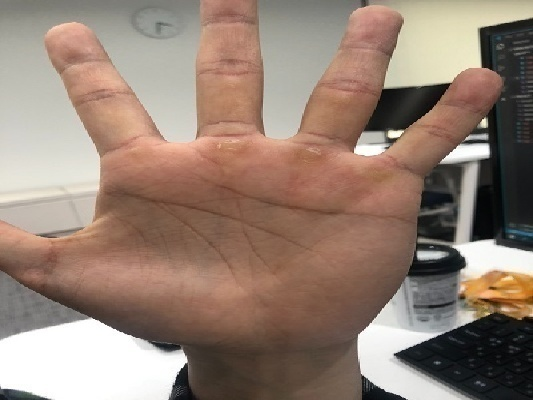
#> input picture images/hand_kim.jpg, 533 x 400 px
$ python solution.py images/hand_kim.jpg
#> lines starting #> are read from the running program, lines starting #| are printed output that depends on the picture
import cv2
#from line import Line
import numpy as np
from PIL import Image, ImageDraw
import math
import sys

# Parameters : cv2.HoughLinesP
rho = 2
theta = np.pi/180
threshold = 50
min_line_length = 40
max_line_gap = 20

# Parameters : CannyThreshold
ratio = 3
kernel_size = 3

# Extract Main Three Palm lines...============================================
def CannyThreshold(val):
    low_threshold = val
    img_blur = cv2.blur(src_gray, (3,3))
    detected_edges = cv2.Canny(img_blur, low_threshold, low_threshold*ratio, kernel_size)
    mask = detected_edges != 0
    dst = src * (mask[:,:,None].astype(src.dtype))
    cv2.imwrite('images/1.rectTest.png', dst)

# Image Resize ================================================================
#imagePath = 'images/hand_kim.jpg'
imagePath = sys.argv[1]
print(imagePath)
image = Image.open(imagePath)
#> image is the input picture: PIL image 533x400 RGB; mean R, G, B 149.9, 129.2, 116.1
W, H = image.size
#> W = 533; H = 400
if W != 533 and H != 400 and W > H:
    image = image.transpose(Image.ROTATE_270)

resized_image = image.resize( (533, 400) )
resized_image.save(imagePath, 'png', quality=95)

# Canny ======================================================================
src = cv2.imread(imagePath)
if src is None:
    print('Could not open or find the image: ', args.input)
    exit(0)
src_gray = cv2.cvtColor(src, cv2.COLOR_BGR2GRAY)
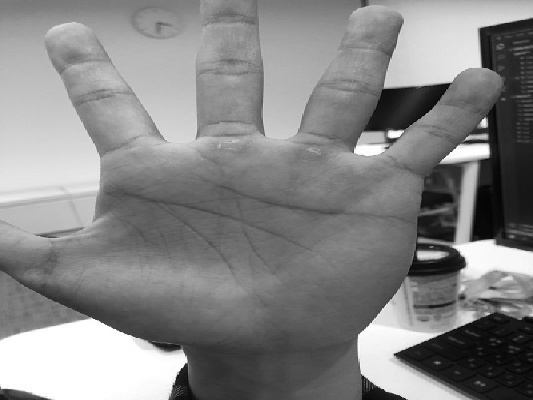
#> src_gray: shape (400, 533); min 1, max 255, mean 133.9
CannyThreshold(22)
#> in CannyThreshold, `detected_edges = cv2.Canny(img_blur, low_threshold, low_threshold*rati..`:
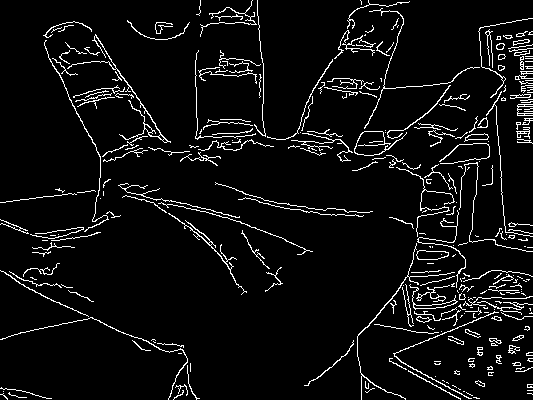
#> detected_edges: shape (400, 533); 5.9% white in thin lines or dots
#> in CannyThreshold, `mask = detected_edges != 0`: mask: shape (400, 533) bool; 5.9% white in thin lines or dots
#> in CannyThreshold, `dst = src * (mask[:,:,None].astype(src.dtype))`:
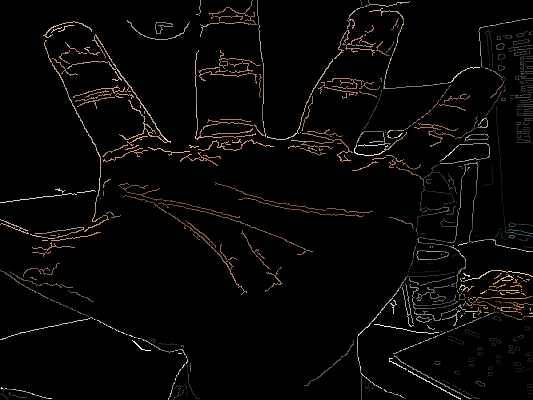
#> dst: shape (400, 533, 3); mean B, G, R 5.9, 6.7, 8

# Crop Image to Rectangle..===================================================
dst = Image.open('images/1.rectTest.png')
#> dst: PIL image 533x400 RGB

width, height = dst.size
#> width = 533; height = 400
left = 3*width/10
#> left = 159.9
top = 45*height/100
#> top = 180
right = 4*width/5
#> right = 426.4
bottom = 3*height/4
#> bottom = 300

cropped = dst.crop( (left, top, right, bottom) )
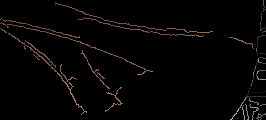
#> cropped: PIL image 266x120 RGB; mean R, G, B 5.1, 3.9, 3.2
cropped.save('images/2.rect.png')

# cv2.HoughLinesP =============================================================
img = cv2.imread('images/2.rect.png', 1)
cannied = cv2.Canny(img, 30, 200, 3)
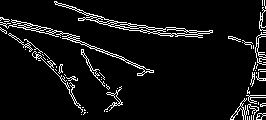
#> cannied: shape (120, 266); 6.8% white in thin lines or dots

lines = cv2.HoughLinesP(cannied, rho, theta, threshold,
    np.array([]), min_line_length, max_line_gap)
#> lines = 31 rows, first 6: [35, 25, 153, 72], [78, 18, 201, 33], [45, 27, 153, 70], [75, 10, 188, 36], [110, 26, 185, 29], [123, 29, 197, 34]

#print(lines)
# Draw Line on Image =========================================================
# Get 3 Line Coord + Texting onto Image....
im = Image.open('images/2.rect.png')
draw = ImageDraw.Draw(im)

point_list = [(0, 0, 0, 0), (0, 0, 0, 0), (0, 0, 0, 0)]
coord_list = [(0, 0), (0, 0), (0, 0)] # lefty & righty
tilt_list = [50, 0.0, 0.0]

for i in range(len(lines)):
    for leftx, lefty, rightx, righty in lines[i]:
        dy = righty - lefty
        dx = rightx - leftx
        tilt = abs(dy/dx)
        #print('tilt: %.2f' %(tilt) )
        length = math.sqrt(dy*dy + dx*dx)

        if tilt > 0.1 and tilt < 0.2:
            sumval = point_list[0][0] + point_list[0][1] + point_list[0][2] + point_list[0][3]
            if(sumval == 0) :
                print('tilt0: %.2f, (%d %d %d %d)' %(tilt, leftx, lefty, rightx, righty))
                point_list[0] = (leftx, lefty, rightx, righty)
                tilt_list[0] = tilt
                coord_list[0] = (lefty, righty)
            elif leftx > 50:
                if tilt > tilt_list[0]:
                #if leftx > point_list[0][0]:
                    print('tilt0: %.2f, (%d %d %d %d)' %(tilt, leftx, lefty, rightx, righty))
                    point_list[0] = (leftx, lefty, rightx, righty)
                    tilt_list[0] = tilt
                    coord_list[0] = (lefty, righty)

        draw.line([leftx, lefty, rightx, righty], fill=(0, 0, 255),
        width=2)

        draw.text(((leftx+rightx)/2, (lefty+righty)/2), "%.2f" %(tilt),
        fill=(255,255,0))
#> this loop made 31 passes
#| tilt0: 0.12, (78 18 201 33)
#| tilt0: 0.19, (173 27 243 40)
#> after the loop, coord_list = [(27, 40), (0, 0), (0, 0)]; point_list = [(173, 27, 243, 40), (0, 0, 0, 0), (0, 0, 0, 0)]; tilt_list = [0.186, 0, 0]

for i in range(len(lines)):
    for leftx, lefty, rightx, righty in lines[i]:

        dy = righty - lefty
        dx = rightx - leftx
        tilt = abs(dy/dx)
        #print('tilt: %.2f' %(tilt) )

        if tilt > 0.75 and tilt < 1.3:
            width, height = im.size
            if rightx < width/2:
                sumval = point_list[2][0] + point_list[2][1] + point_list[2][2] + point_list[2][3]
                if(sumval == 0) :
                    print('tilt2: %.2f, (%d %d %d %d)' %(tilt, leftx, lefty, rightx, righty))
                    point_list[2] = (leftx, lefty, rightx, righty)
                    coord_list[2] = (lefty, righty)
                    tilt_list[2] = tilt
                elif tilt > tilt_list[2]:
                    #print('tilt2: %.2f' %(tilt))
                    print('tilt2: %.2f, (%d %d %d %d)' %(tilt, leftx, lefty, rightx, righty))
                    point_list[2] = (leftx, lefty, rightx, righty)
                    coord_list[2] = (lefty, righty)
                    tilt_list[2] = tilt

        draw.line([leftx, lefty, rightx, righty], fill=(0, 0, 255),
        width=2)

        draw.text(((leftx+rightx)/2, (lefty+righty)/2), "%.2f" %(tilt),
        fill=(255,255,0))
#> after the loop, coord_list = [(27, 40), (0, 0), (29, 87)]; point_list = [(173, 27, 243, 40), (0, 0, 0, 0), (3, 29, 72, 87)]; tilt_list = [0.186, 0, 0.841]

for i in range(len(lines)):
    for leftx, lefty, rightx, righty in lines[i]:
        dy = righty - lefty
        dx = rightx - leftx
        tilt = abs(dy/dx)
        #print('tilt: %.2f' %(tilt) )

        if tilt > 0.25 and tilt < 0.5:
            sumval = point_list[1][0] + point_list[1][1] + point_list[1][2] + point_list[1][3]
            if(sumval == 0) :
                print('tilt1: %.2f, (%d %d %d %d)' %(tilt, leftx, lefty, rightx, righty))
                point_list[1] = (leftx, lefty, rightx, righty)
                coord_list[1] = (lefty, righty)
                tilt_list[1] = tilt
            else:
                if rightx > point_list[2][2] :
                    if tilt > tilt_list[1]:
                        if lefty > point_list[1][1] and righty > point_list[1][3]:
                            print('tilt1: %.2f, (%d %d %d %d)' %(tilt, leftx, lefty, rightx, righty))
                            point_list[1] = (leftx, lefty, rightx, righty)
                            coord_list[1] = (lefty, righty)
                            tilt_list[1] = tilt
#> after the loop, coord_list = [(27, 40), (25, 72), (29, 87)]; point_list = [(173, 27, 243, 40), (35, 25, 153, 72), (3, 29, 72, 87)]; tilt_list = [0.186, 0.398, 0.841]

im.save("images/3.drawn.png")
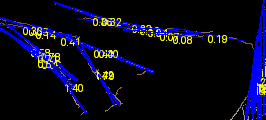
#> saved as 3.drawn.png: PIL image 266x120 RGB; mean R, G, B 10.1, 9.6, 26.5
print(point_list)
#| [(173, 27, 243, 40), (35, 25, 153, 72), (3, 29, 72, 87)]
im2 = Image.open(imagePath)
draw2 = ImageDraw.Draw(im2)

#label_list = ['감정선', '지능선', '건강선']
label_list = ['emotion', 'intellect', 'health']

cnt = 0
for leftx, lefty, rightx, righty in point_list:
    nLeftx = left + leftx
    nLefty = top + lefty
    nRightx = left + rightx
    nRighty = top + righty

    print('prev: ', leftx, lefty, rightx, righty)
    print('coord: ', nLeftx, nLefty, nRightx, nRighty)

    draw2.line([nLeftx, nLefty, nRightx, nRighty], fill=(0, 0, 255),
    width=2)

    draw2.text(((nLeftx+nRightx)/2, (nLefty+nRighty)/2), "%s" %(label_list[cnt]),
    fill=(255,255,0))
    cnt = cnt+1
#> this loop made 3 passes
#> (leftx, lefty, rightx, righty, nLeftx, nLefty, nRightx, nRighty) on passes 1 to 3: (173, 27, 243, 40, 332.9, 207, 402.9, 220), (35, 25, 153, 72, 194.9, 205, 312.9, 252), (3, 29, 72, 87, 162.9, 209, 231.9, 267)
#| prev:  173 27 243 40
#| coord:  332.9 207.0 402.9 220.0
#| prev:  35 25 153 72
#| coord:  194.9 205.0 312.9 252.0
#| prev:  3 29 72 87
#| coord:  162.9 209.0 231.9 267.0
#> after the loop, cnt = 3
#cv2.imwrite('images/4.result.png',cannied)

im2.save("images/result.png")
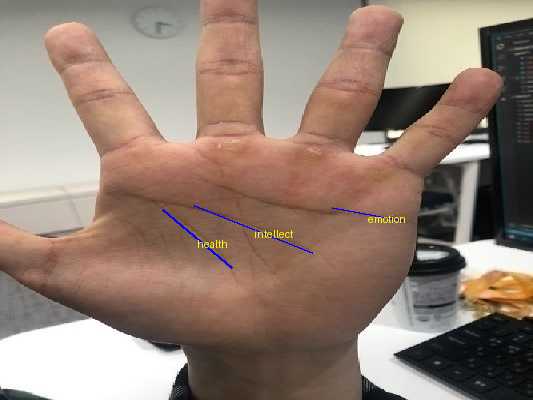
#> saved as result.png: PIL image 533x400 RGB; mean R, G, B 149.8, 129.2, 116.4
cv2.waitKey(0)
cv2.destroyAllWindows()

$ run again, with images/20191125_125959.jpg copied over images/hand_kim.jpg
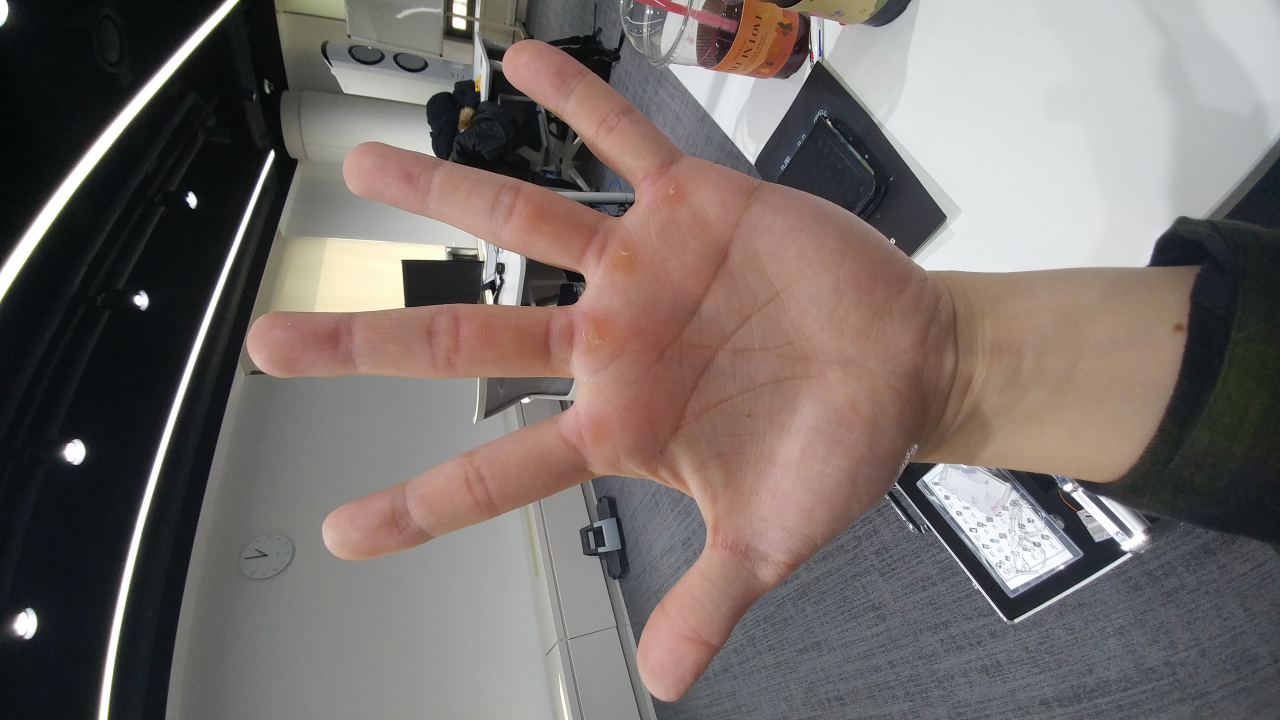
#> input picture images/20191125_125959.jpg, 3840 x 2160 px (shown at 1/3 size)
#> image is the input picture: PIL image 3840x2160 RGB; mean R, G, B 118.2, 109.6, 106.1
#> image: PIL image 2160x3840 RGB
#> in CannyThreshold, `detected_edges = cv2.Canny(img_blur, low_threshold, low_threshold*rati..`:
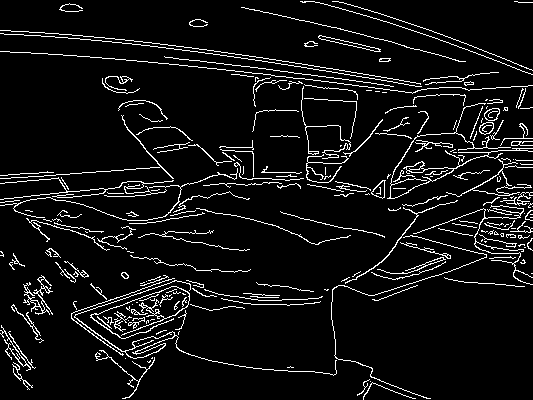
#> detected_edges: shape (400, 533); 7.1% white in thin lines or dots
#> mask: shape (400, 533) bool; 7.1% white in thin lines or dots
#> cannied: shape (120, 266); 12.8% white in thin lines or dots
#> lines = 63 rows, first 6: [3, 0, 254, 8], [99, 40, 159, 64], [196, 112, 242, 112], [120, 33, 257, 65], [2, 117, 118, 117], [167, 9, 249, 12]
#> the loop `for i in range(len(lines)):` made 63 passes
#| tilt0: 0.10, (10 29 89 37)
#| tilt0: 0.13, (157 43 202 49)
#| tilt0: 0.16, (207 89 264 98)
#| tilt0: 0.18, (203 92 259 102)
#> after the loop `for i in range(len(lines)):`: coord_list = [(92, 102), (0, 0), (0, 0)]; point_list = [(203, 92, 259, 102), (0, 0, 0, 0), (0, 0, 0, 0)]; tilt_list = [0.179, 0, 0]
#> after the loop `for i in range(len(lines)):`: coord_list = [(92, 102), (40, 64), (0, 0)]; point_list = [(203, 92, 259, 102), (99, 40, 159, 64), (0, 0, 0, 0)]; tilt_list = [0.179, 0.4, 0]
#| [(203, 92, 259, 102), (99, 40, 159, 64), (0, 0, 0, 0)]
#> the loop `for leftx, lefty, rightx, righty in point_list:` made 3 passes
#> (leftx, lefty, rightx, righty, nLeftx, nLefty, nRightx, nRighty) on passes 1 to 3: (203, 92, 259, 102, 362.9, 272, 418.9, 282), (99, 40, 159, 64, 258.9, 220, 318.9, 244), (0, 0, 0, 0, 159.9, 180, 159.9, 180)
#> (printed output is left out)
#> after the loop `for leftx, lefty, rightx, righty in point_list:`: cnt = 3
#> `im2.save("images/result.png")`:
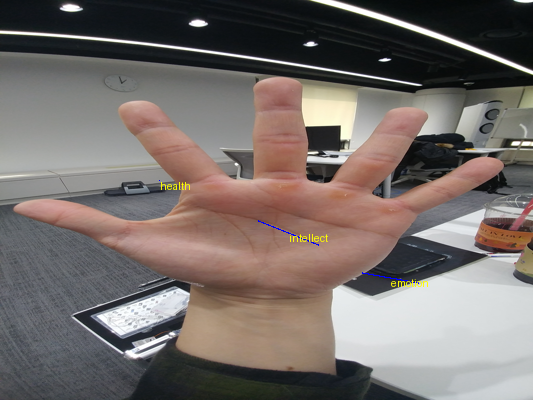
#> saved as result.png: PIL image 533x400 RGB; mean R, G, B 118.3, 109.6, 106

$ run again, with images/hand_bang.jpg copied over images/hand_kim.jpg
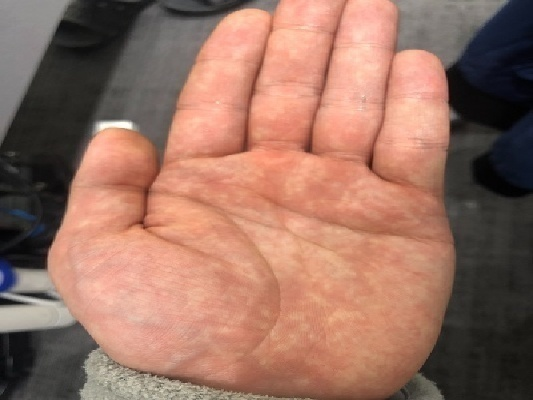
#> input picture images/hand_bang.jpg, 533 x 400 px
#> image is the input picture: PIL image 533x400 RGB; mean R, G, B 153.1, 112.9, 97.7
#> in CannyThreshold, `detected_edges = cv2.Canny(img_blur, low_threshold, low_threshold*rati..`:
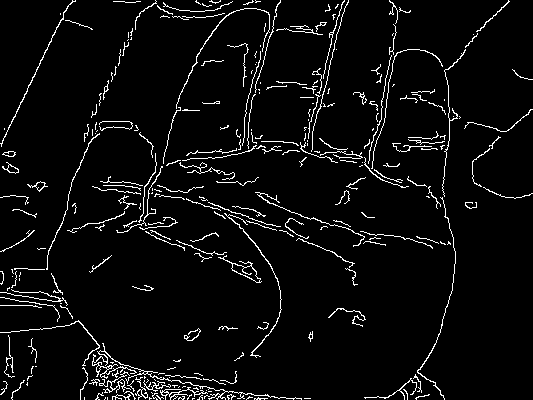
#> detected_edges: shape (400, 533); 4.9% white in thin lines or dots
#> mask: shape (400, 533) bool; 4.9% white in thin lines or dots
#> cannied: shape (120, 266); 8.1% white in thin lines or dots
#> lines = 35 rows, first 6: [130, 37, 254, 59], [2, 12, 173, 71], [6, 6, 148, 57], [30, 22, 71, 30], [16, 16, 100, 32], [1, 61, 116, 94]
#> the loop `for i in range(len(lines)):` made 35 passes
#| tilt0: 0.18, (130 37 254 59)
#> after the loop `for i in range(len(lines)):`: coord_list = [(37, 59), (0, 0), (0, 0)]; point_list = [(130, 37, 254, 59), (0, 0, 0, 0), (0, 0, 0, 0)]; tilt_list = [0.177, 0, 0]
#> after the loop `for i in range(len(lines)):`: coord_list = [(37, 59), (0, 0), (30, 88)]; point_list = [(130, 37, 254, 59), (0, 0, 0, 0), (68, 30, 113, 88)]; tilt_list = [0.177, 0, 1.29]
#> after the loop `for i in range(len(lines)):`: coord_list = [(37, 59), (12, 71), (30, 88)]; point_list = [(130, 37, 254, 59), (2, 12, 173, 71), (68, 30, 113, 88)]; tilt_list = [0.177, 0.345, 1.29]
#| [(130, 37, 254, 59), (2, 12, 173, 71), (68, 30, 113, 88)]
#> the loop `for leftx, lefty, rightx, righty in point_list:` made 3 passes
#> (leftx, lefty, rightx, righty, nLeftx, nLefty, nRightx, nRighty) on passes 1 to 3: (130, 37, 254, 59, 289.9, 217, 413.9, 239), (2, 12, 173, 71, 161.9, 192, 332.9, 251), (68, 30, 113, 88, 227.9, 210, 272.9, 268)
#> (printed output is left out)
#> after the loop `for leftx, lefty, rightx, righty in point_list:`: cnt = 3
#> `im2.save("images/result.png")`:
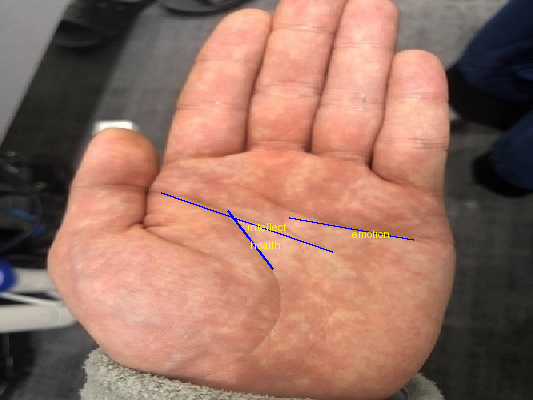
#> saved as result.png: PIL image 533x400 RGB; mean R, G, B 152.7, 112.6, 97.9

$ run again, with images/hand_bang1.jpg copied over images/hand_kim.jpg
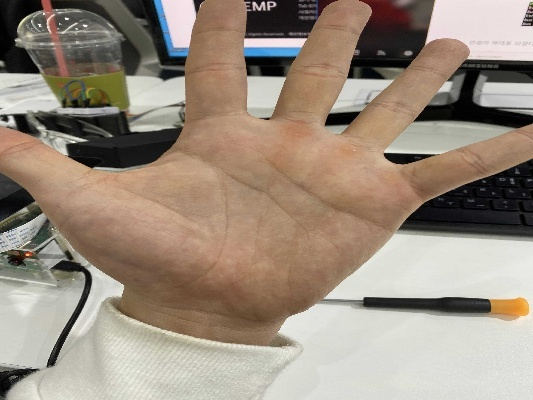
#> input picture images/hand_bang1.jpg, 533 x 400 px
#> image is the input picture: PIL image 533x400 RGB; mean R, G, B 154.8, 140.7, 126.2
#> detected_edges: shape (400, 533); 8% white in thin lines or dots
#> mask: shape (400, 533) bool; 8% white in thin lines or dots
#> cannied: shape (120, 266); 5.2% white in thin lines or dots
#> lines = 16 rows, first 6: [154, 119, 265, 117], [18, 35, 69, 38], [174, 31, 262, 56], [207, 49, 264, 51], [168, 117, 242, 45], [132, 5, 173, 24]
#> the loop `for i in range(len(lines)):` made 16 passes
#> after the loop `for i in range(len(lines)):`: coord_list = [(0, 0), (0, 0), (0, 0)]; point_list = [(0, 0, 0, 0), (0, 0, 0, 0), (0, 0, 0, 0)]; tilt_list = [50, 0, 0]
#> after the loop `for i in range(len(lines)):`: coord_list = [(0, 0), (31, 56), (0, 0)]; point_list = [(0, 0, 0, 0), (174, 31, 262, 56), (0, 0, 0, 0)]; tilt_list = [50, 0.284, 0]
#| [(0, 0, 0, 0), (174, 31, 262, 56), (0, 0, 0, 0)]
#> the loop `for leftx, lefty, rightx, righty in point_list:` made 3 passes
#> (leftx, lefty, rightx, righty, nLeftx, nLefty, nRightx, nRighty) on passes 1 to 3: (0, 0, 0, 0, 159.9, 180, 159.9, 180), (174, 31, 262, 56, 333.9, 211, 421.9, 236), (0, 0, 0, 0, 159.9, 180, 159.9, 180)
#> (printed output is left out)
#> after the loop `for leftx, lefty, rightx, righty in point_list:`: cnt = 3
#> `im2.save("images/result.png")`:
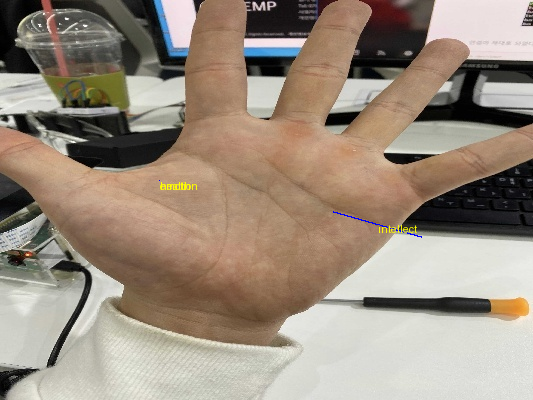
#> saved as result.png: PIL image 533x400 RGB; mean R, G, B 154.8, 140.8, 126.1
